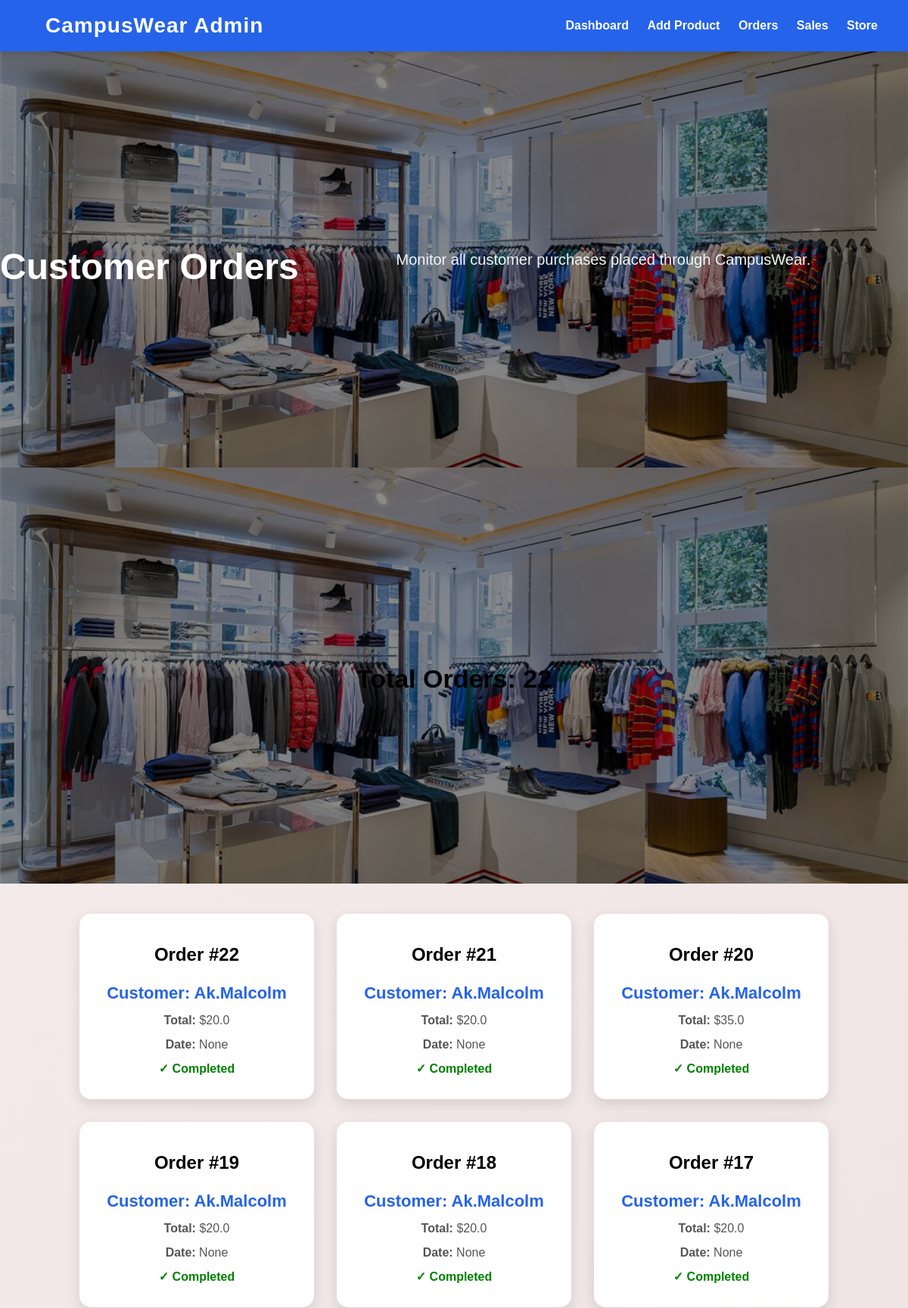
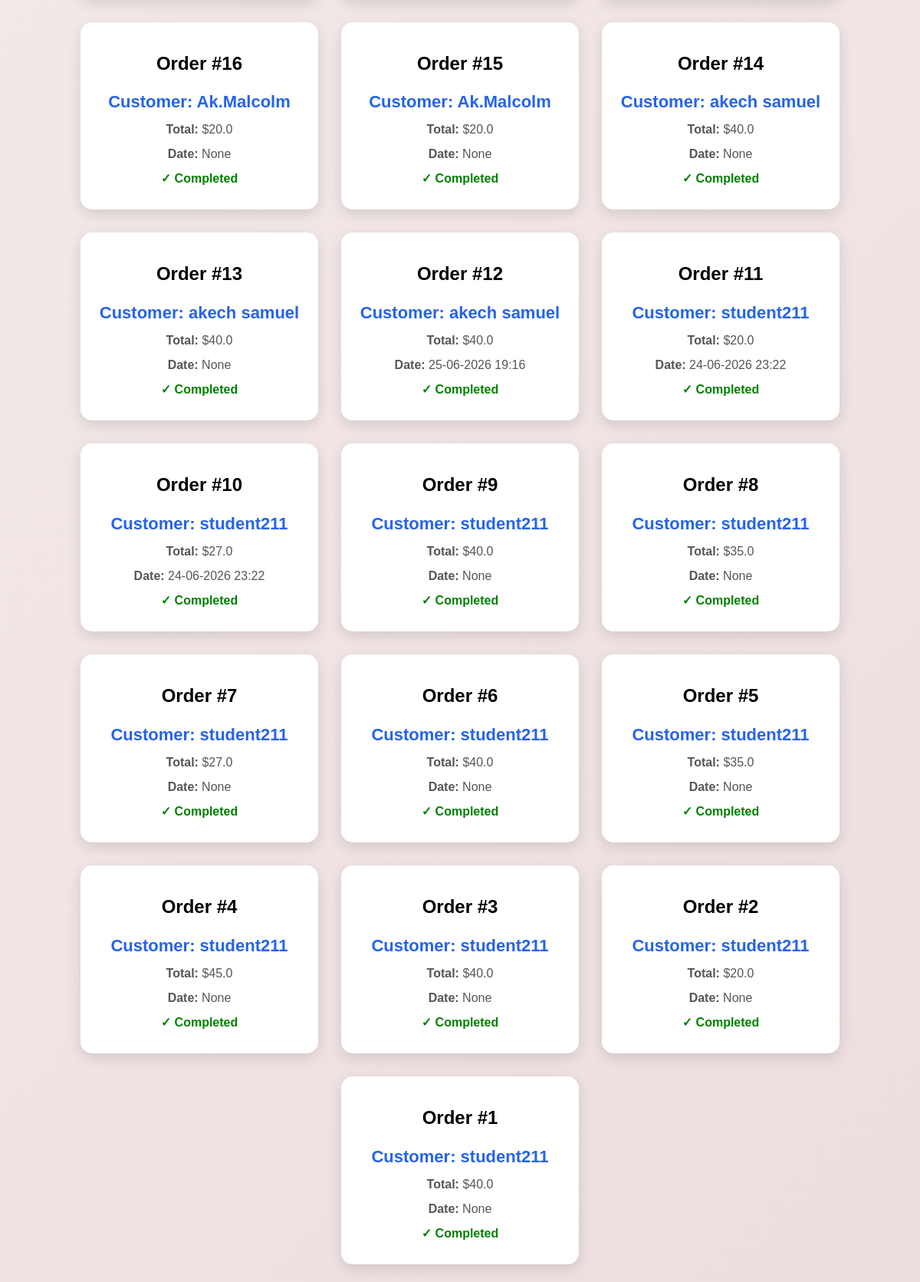
Page /admin_orders (signed in, upper part) on the committed database (2 pictures, top to bottom).
### tables this page shows
CREATE TABLE orders (
    id INTEGER PRIMARY KEY AUTOINCREMENT,
    username TEXT,
    total REAL
, order_date TEXT);

### app.py (the view)
@app.route("/admin_orders")
def admin_orders():
    if "user" not in session or session.get("role") != "admin":
        return redirect(url_for("login"))
    conn = sqlite3.connect("campuswear.db")
    conn.row_factory = sqlite3.Row
    cursor = conn.cursor()
    cursor.execute("""
        SELECT *
        FROM orders
        ORDER BY id DESC
    """)
    orders = cursor.fetchall()
    conn.close()
    return render_template(
        "admin_orders.html",
        orders=orders
    )

### templates/admin_orders.html (shortened to what this page needs)
{% extends "admin_base.html" %}
{% block content %}
<section class="hero">
    <h1>Customer Orders</h1>
    <p>
        Monitor all customer purchases placed through CampusWear.
    </p>
</section>
<section class="hero">
    <h2>Total Orders: {{ orders|length }}</h2>
</section>
{% if orders %}
<section class="products">
{% for order in orders %}
<div class="card">
    <h2>Order #{{ order.id }}</h2>
    <p>
        <strong>Customer:</strong>
        {{ order.username }}
    </p>
    <p>
        <strong>Total:</strong>
        ${{ order.total }}
    </p>
    <p>
        <strong>Date:</strong>
        {{ order.order_date }}
    </p>
    <p style="color:green; font-weight:bold;">
        ✓ Completed
    </p>
</div>
{% endfor %}
</section>
{% endif %}
{% endblock %}

### static/style.css (style rules this page uses)
body { margin: 0; font-family: Arial, sans-serif; background: linear-gradient(135deg, #f7efef, #ecdddd); }
.hero { background-image: linear-gradient( rgba(0,0,0,.45), rgba(0,0,0,.45) ), url("/static/images/store_theme.jpg"); background-size:cover; background-position:center; background-repeat:no-repeat; min-height:550px; display:flex; justify-content:center; align-items:center; text-align:center; }
.hero h1 { color:white; font-size:60px; margin-bottom:20px; }
.hero p { color:#f3f4f6; font-size:20px; line-height:1.8; margin-bottom:30px; }
.products { display:flex; flex-wrap:wrap; justify-content:center; gap:30px; padding:40px; }
.card { width:270px; background:#fff; border-radius:15px; overflow:hidden; text-align:center; padding:20px; box-shadow:0 6px 18px rgba(0,0,0,0.12); transition:all .3s ease; }
.card p { color:#555; font-size:16px; margin:8px 0; }
.card p:first-of-type { font-size:22px; font-weight:bold; color:#2563eb; }
.hero { animation: fadeUp .8s ease; }
.hero h1 { font-size:48px; font-weight:bold; }
.hero h2 { font-size:34px; margin-bottom:20px; }
.hero p { max-width:700px; margin:auto; line-height:1.7; }
.products { margin-bottom:40px; }
.card { overflow:hidden; }
.card p { color:#555; line-height:1.5; }

### rows in the picture
orders: id "22", username "Ak.Malcolm", total "20.0", order_date "None"
orders: id "21", username "Ak.Malcolm", total "20.0", order_date "None"
orders: id "20", username "Ak.Malcolm", total "35.0", order_date "None"
orders: id "19", username "Ak.Malcolm", total "20.0", order_date "None"
orders: id "18", username "Ak.Malcolm", total "20.0", order_date "None"
orders: id "17", username "Ak.Malcolm", total "20.0", order_date "None"
orders: id "16", username "Ak.Malcolm", total "20.0", order_date "None"
orders: id "15", username "Ak.Malcolm", total "20.0", order_date "None"
orders: id "14", username "akech samuel", total "40.0", order_date "None"
orders: id "13", username "akech samuel", total "40.0", order_date "None"
orders: id "12", username "akech samuel", total "40.0", order_date "25-06-2026 19:16"
orders: id "11", username "student211", total "20.0", order_date "24-06-2026 23:22"
orders: id "10", username "student211", total "27.0", order_date "24-06-2026 23:22"
orders: id "9", username "student211", total "40.0", order_date "None"
orders: id "8", username "student211", total "35.0", order_date "None"
orders: id "7", username "student211", total "27.0", order_date "None"
orders: id "6", username "student211", total "40.0", order_date "None"
orders: id "5", username "student211", total "35.0", order_date "None"
orders: id "4", username "student211", total "45.0", order_date "None"
orders: id "3", username "student211", total "40.0", order_date "None"
orders: id "2", username "student211", total "20.0", order_date "None"
orders: id "1", username "student211", total "40.0", order_date "None"

### other values in the picture
{{ orders|length }} "22"
